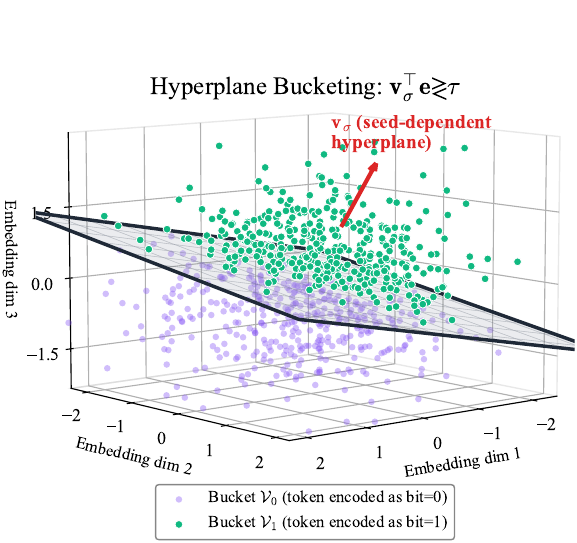

Generate this figure with Python:
"""
Visualization of hyperplane-based bucketing for steganographic encoding.

The key insight: a random seed (sigma) determines a hyperplane direction,
which partitions the embedding space into two buckets. This is more robust
than naive odd/even token ID bucketing.
"""

import numpy as np
import matplotlib.pyplot as plt
from mpl_toolkits.mplot3d import Axes3D  # noqa: F401
from matplotlib import rcParams

# --- Professional styling ---
rcParams["font.family"] = "serif"
rcParams["font.serif"] = ["Times New Roman", "DejaVu Serif", "Liberation Serif"]
rcParams["mathtext.fontset"] = "cm"
rcParams["axes.labelsize"] = 18
rcParams["axes.titlesize"] = 20
rcParams["legend.fontsize"] = 14
rcParams["xtick.labelsize"] = 13
rcParams["ytick.labelsize"] = 13

# Color palette
BUCKET_0_COLOR = "#8B5CF6"  # Purple
BUCKET_1_COLOR = "#10B981"  # Teal/Green
PLANE_COLOR = "#9CA3AF"     # Light gray
ARROW_COLOR = "#DC2626"     # Red


def create_hyperplane_visualization(
    seed: int = 42,
    vocab_size: int = 800,
    save_path: str = "hyperplane_bucketing.png",
    dpi: int = 300,
):
    """
    Create a 3D visualization of hyperplane-based bucketing.

    Args:
        seed: Random seed that determines the hyperplane (the secret)
        vocab_size: Number of synthetic "tokens" to visualize
        save_path: Output file path
        dpi: Resolution for saved figure
    """
    rng = np.random.default_rng(seed)
    d = 3  # 3D for visualization

    # Synthetic "token embeddings" in R^3
    E = rng.standard_normal(size=(vocab_size, d))

    # Random unit projection direction v_sigma (hyperplane normal)
    # Mostly vertical normal = mostly horizontal plane, slight tilt towards viewer
    z = rng.standard_normal(size=(d,))
    z[0] = -0.3              # Slight tilt toward viewer
    z[1] = 0.2               # Slight y tilt
    z[2] = 1.0               # Dominant vertical component -> horizontal plane
    v = z / np.linalg.norm(z)

    # Projection scores + median threshold
    scores = E @ v
    tau = np.median(scores)
    buckets = (scores > tau).astype(int)

    # Separate by bucket
    E0 = E[buckets == 0]
    E1 = E[buckets == 1]

    # --- Create figure (smaller figure = larger relative text, tighter layout) ---
    fig = plt.figure(figsize=(6, 5.5))
    ax = fig.add_subplot(111, projection="3d")

    # Disable automatic z-order computation to respect manual zorder values
    ax.computed_zorder = False

    # Determine which points are on the "near" side (above plane, toward viewer)
    # Points above the plane (bucket 1) get full opacity, points below get reduced
    scores0 = E0 @ v
    scores1 = E1 @ v

    # Bucket 0 is below plane - these are "far" from viewer, use lower alpha
    # Plot these FIRST so they appear behind
    scatter0 = ax.scatter(
        E0[:, 0], E0[:, 1], E0[:, 2],
        s=22, alpha=0.4, c=BUCKET_0_COLOR,
        label=r"Bucket $\mathcal{V}_0$ (token encoded as bit=0)", edgecolors="none",
        zorder=1
    )

    # --- Hyperplane surface ---
    # Create a plane perpendicular to v passing through point tau*v
    # We need two vectors orthogonal to v
    if abs(v[0]) < 0.9:
        u1 = np.cross(v, np.array([1, 0, 0]))
    else:
        u1 = np.cross(v, np.array([0, 1, 0]))
    u1 = u1 / np.linalg.norm(u1)
    u2 = np.cross(v, u1)
    u2 = u2 / np.linalg.norm(u2)

    # Plane parameterization: P(s,t) = tau*v + s*u1 + t*u2
    plane_range = 3.0
    s_vals = np.linspace(-plane_range, plane_range, 20)
    t_vals = np.linspace(-plane_range, plane_range, 20)
    S, T = np.meshgrid(s_vals, t_vals)

    center = tau * v
    X_plane = center[0] + S * u1[0] + T * u2[0]
    Y_plane = center[1] + S * u1[1] + T * u2[1]
    Z_plane = center[2] + S * u1[2] + T * u2[2]

    # Hyperplane surface with visible mesh grid for clarity
    # Lower alpha so it doesn't tint the foreground points
    ax.plot_surface(
        X_plane, Y_plane, Z_plane,
        alpha=0.2, color=PLANE_COLOR,
        edgecolor="#6B7280",  # Gray mesh lines on the surface
        linewidth=0.4,
        rstride=2, cstride=2,  # Mesh density
        shade=False,
        zorder=2
    )

    # Bold outline around the hyperplane boundary
    edge_color = "#1F2937"  # Dark edge
    corners = [
        (s_vals[0], t_vals[0]), (s_vals[-1], t_vals[0]),
        (s_vals[-1], t_vals[-1]), (s_vals[0], t_vals[-1]), (s_vals[0], t_vals[0])
    ]
    edge_x, edge_y, edge_z = [], [], []
    for s, t in corners:
        pt = center + s * u1 + t * u2
        edge_x.append(pt[0])
        edge_y.append(pt[1])
        edge_z.append(pt[2])
    ax.plot(edge_x, edge_y, edge_z, color=edge_color, linewidth=2.5, zorder=3)

    # Bucket 1 is above plane - these are "near" to viewer, full color
    # Plot AFTER hyperplane so they appear in front
    # Use depthshade=False to prevent any color modification from depth/surfaces
    scatter1 = ax.scatter(
        E1[:, 0], E1[:, 1], E1[:, 2],
        s=32, alpha=1.0, c=BUCKET_1_COLOR,
        label=r"Bucket $\mathcal{V}_1$ (token encoded as bit=1)", edgecolors="white", linewidths=0.6,
        zorder=100, depthshade=False
    )

    # --- Normal vector arrow ---
    # Position arrow at edge of data, pointing outward in normal direction
    arrow_start = center + v * 1.2  # Start above plane
    arrow_vec = v * 1.4  # Shorter arrow to align with label
    ax.quiver(
        arrow_start[0], arrow_start[1], arrow_start[2],
        arrow_vec[0], arrow_vec[1], arrow_vec[2],
        color=ARROW_COLOR, arrow_length_ratio=0.12, linewidth=3,
        zorder=200
    )

    # Label for normal vector - use 2D text overlay so it's always on top
    # Position in figure coordinates (overlays everything)
    ax.text2D(
        0.55, 0.72,
        r"$\mathbf{v}_\sigma$" + " (seed-dependent\nhyperplane)",
        fontsize=14, ha="left", va="bottom", color=ARROW_COLOR,
        fontweight="bold", transform=ax.transAxes,
        zorder=1000
    )

    # --- Styling ---
    ax.set_xlabel("Embedding dim 1", labelpad=8, fontsize=12)
    ax.set_ylabel("Embedding dim 2", labelpad=8, fontsize=12)
    ax.set_zlabel("Embedding dim 3", labelpad=4, fontsize=12)

    # Reduce tick density to avoid overlap
    ax.xaxis.set_major_locator(plt.MaxNLocator(5))
    ax.yaxis.set_major_locator(plt.MaxNLocator(5))
    ax.zaxis.set_major_locator(plt.MaxNLocator(5))

    ax.set_title(
        r"Hyperplane Bucketing: $\mathbf{v}_\sigma^\top \mathbf{e} \gtrless \tau$",
        pad=-8, fontsize=18, y=0.92
    )

    # Set very tight bounds around data - remove corner whitespace
    # Use percentiles to exclude outliers
    pct_lo, pct_hi = 2, 98
    x_lo, x_hi = np.percentile(E[:, 0], pct_lo), np.percentile(E[:, 0], pct_hi)
    y_lo, y_hi = np.percentile(E[:, 1], pct_lo), np.percentile(E[:, 1], pct_hi)
    z_lo, z_hi = np.percentile(E[:, 2], pct_lo), np.percentile(E[:, 2], pct_hi)

    pad = 0.15
    ax.set_xlim(x_lo - pad, x_hi + pad)
    ax.set_ylim(y_lo - pad, y_hi + pad)
    ax.set_zlim(z_lo - pad, z_hi + pad + 0.8)  # Small extra room for arrow

    # Eye-level viewing angle - plane appears almost horizontal
    ax.view_init(elev=8, azim=50)

    # Remove grid clutter
    ax.xaxis.pane.fill = False
    ax.yaxis.pane.fill = False
    ax.zaxis.pane.fill = False
    ax.xaxis.pane.set_edgecolor("lightgray")
    ax.yaxis.pane.set_edgecolor("lightgray")
    ax.zaxis.pane.set_edgecolor("lightgray")
    ax.grid(True, alpha=0.3, linestyle="--")

    # Legend at bottom, stacked vertically
    ax.legend(
        loc="upper center",
        bbox_to_anchor=(0.5, 0.12),
        ncol=1,
        framealpha=0.95,
        edgecolor="gray",
        fontsize=12
    )

    # Very tight layout
    plt.subplots_adjust(left=-0.05, right=1.0, top=0.98, bottom=0.0)
    plt.savefig(save_path, dpi=dpi, bbox_inches="tight", facecolor="white", pad_inches=0.02)
    plt.close()
    print(f"Saved: {save_path}")


if __name__ == "__main__":
    import os

    # Get the directory of this script
    script_dir = os.path.dirname(os.path.abspath(__file__))

    # Save as both PNG and PDF
    png_path = os.path.join(script_dir, "hyperplane_bucketing.png")
    pdf_path = os.path.join(script_dir, "hyperplane_bucketing.pdf")

    create_hyperplane_visualization(seed=42, save_path=png_path)
    create_hyperplane_visualization(seed=42, save_path=pdf_path)
